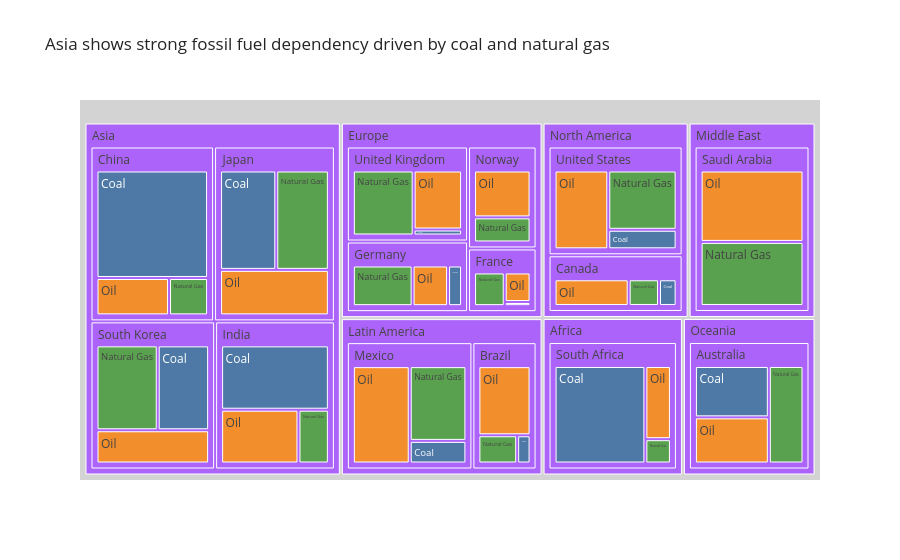

The code cell stored with this chart in its notebook:
### Markdown cell above
## Task 1 — Treemap: fossil fuel dependency by country

**What to build:** A treemap showing **fossil fuel TWh only**, broken down by Region → Country → Source (Coal / Oil / Natural Gas).

**Requirements:**
- Filter to fossil sources only before plotting
- Use `path=['Region', 'Country', 'Source']` for the hierarchy
- Colour encodes the fossil source type (Coal / Oil / Natural Gas) with a CVD-safe palette
- Show TWh values in labels — no percentages
- Grey out parent nodes (Region and Country level)
- Insight title naming which region or country is most fossil-dependent

> 💡 `df.loc[df['Source_Type'] == 'Fossil']`

### Code cell
# Task 1
# Filter fossil fuel data only
treemap_df = df[df['Source_Type'] == 'Fossil']

# Create treemap
fig = px.treemap(
    treemap_df,
    path=['Region', 'Country', 'Source'],
    values='TWh',
    color='Source',
    color_discrete_map={
        'Coal': '#4E79A7',
        'Oil': '#F28E2B',
        'Natural Gas': '#59A14F'
    },
    title='Asia shows strong fossil fuel dependency driven by coal and natural gas'
)

# Grey out parent nodes
fig.update_traces(
    root_color='lightgrey'
)

fig.update_layout(
    template='simple_white'
)

fig.show()

# Save chart
fig.write_image("task1_chart.png")

### Figure 1 — Plotly figure (JSON) as saved in the notebook; plotly's stock layout.template omitted (floating-point values rounded to 4 significant figures)
{"data": [{"branchvalues": "total", "customdata": [["(?)"], ["(?)"], ["(?)"], ["(?)"], ["(?)"], ["(?)"], ["(?)"], ["(?)"], ["(?)"], ["(?)"], ["(?)"], ["(?)"], ["(?)"], ["(?)"], ["(?)"], ["(?)"], ["(?)"], ["(?)"], ["(?)"], ["(?)"], ["(?)"], ["(?)"], ["Coal"], ["Coal"], ["Coal"], ["Coal"], ["Coal"], ["Coal"], ["Coal"], ["Coal"], ["Coal"], ["Coal"], ["Coal"], ["Coal"], ["Coal"], ["Natural Gas"], ["Natural Gas"], ["Natural Gas"], ["Natural Gas"], ["Natural Gas"], ["Natural Gas"], ["Natural Gas"], ["Natural Gas"], ["Natural Gas"], ["Natural Gas"], ["Natural Gas"], ["Natural Gas"], ["Natural Gas"], ["Natural Gas"], ["Natural Gas"], ["Oil"], ["Oil"], ["Oil"], ["Oil"], ["Oil"], ["Oil"], ["Oil"], ["Oil"], ["Oil"], ["Oil"], ["Oil"], ["Oil"], ["Oil"], ["Oil"], ["Oil"]], "domain": {"x": [0, 1], "y": [0, 1]}, "hovertemplate": "labels=%{label}<br>TWh=%{value}<br>parent=%{parent}<br>id=%{id}<br>Source=%{customdata[0]}<extra></extra>", "ids": ["Africa", "North America/United States", "Asia/China", "Europe/Germany", "Europe/France", "Europe/United Kingdom", "Asia/India", "Latin America/Brazil", "Oceania/Australia", "Middle East", "Asia/South Korea", "Asia/Japan", "Middle East/Saudi Arabia", "Africa/South Africa", "North America/Canada", "Latin America/Mexico", "North America", "Asia", "Europe", "Latin America", "Oceania", "Europe/Norway", "Latin America/Mexico/Coal", "North America/Canada/Coal", "Africa/South Africa/Coal", "Asia/South Korea/Coal", "North America/United States/Coal", "Latin America/Brazil/Coal", "Europe/France/Coal", "Asia/India/Coal", "Asia/Japan/Coal", "Asia/China/Coal", "Europe/Germany/Coal", "Europe/United Kingdom/Coal", "Oceania/Australia/Coal", "Europe/United Kingdom/Natural Gas", "Europe/Germany/Natural Gas", "Asia/India/Natural Gas", "Asia/Japan/Natural Gas", "Latin America/Brazil/Natural Gas", "Latin America/Mexico/Natural Gas", "North America/Canada/Natural Gas", "Africa/South Africa/Natural Gas", "Oceania/Australia/Natural Gas", "Middle East/Saudi Arabia/Natural Gas", "Europe/Norway/Natural Gas", "North America/United States/Natural Gas", "Asia/South Korea/Natural Gas", "Asia/China/Natural Gas", "Europe/France/Natural Gas", "Asia/China/Oil", "Europe/Germany/Oil", "North America/United States/Oil", "Asia/Japan/Oil", "Europe/United Kingdom/Oil", "Asia/India/Oil", "Latin America/Brazil/Oil", "Latin America/Mexico/Oil", "North America/Canada/Oil", "Oceania/Australia/Oil", "Africa/South Africa/Oil", "Europe/Norway/Oil", "Asia/South Korea/Oil", "Europe/France/Oil", "Middle East/Saudi Arabia/Oil"], "labels": ["Africa", "United States", "China", "Germany", "France", "United Kingdom", "India", "Brazil", "Australia", "Middle East", "South Korea", "Japan", "Saudi Arabia", "South Africa", "Canada", "Mexico", "North America", "Asia", "Europe", "Latin America", "Oceania", "Norway", "Coal", "Coal", "Coal", "Coal", "Coal", "Coal", "Coal", "Coal", "Coal", "Coal", "Coal", "Coal", "Coal", "Natural Gas", "Natural Gas", "Natural Gas", "Natural Gas", "Natural Gas", "Natural Gas", "Natural Gas", "Natural Gas", "Natural Gas", "Natural Gas", "Natural Gas", "Natural Gas", "Natural Gas", "Natural Gas", "Natural Gas", "Oil", "Oil", "Oil", "Oil", "Oil", "Oil", "Oil", "Oil", "Oil", "Oil", "Oil", "Oil", "Oil", "Oil", "Oil"], "marker": {"colors": ["#ab63fa", "#ab63fa", "#ab63fa", "#ab63fa", "#ab63fa", "#ab63fa", "#ab63fa", "#ab63fa", "#ab63fa", "#ab63fa", "#ab63fa", "#ab63fa", "#ab63fa", "#ab63fa", "#ab63fa", "#ab63fa", "#ab63fa", "#ab63fa", "#ab63fa", "#ab63fa", "#ab63fa", "#ab63fa", "#4E79A7", "#4E79A7", "#4E79A7", "#4E79A7", "#4E79A7", "#4E79A7", "#4E79A7", "#4E79A7", "#4E79A7", "#4E79A7", "#4E79A7", "#4E79A7", "#4E79A7", "#59A14F", "#59A14F", "#59A14F", "#59A14F", "#59A14F", "#59A14F", "#59A14F", "#59A14F", "#59A14F", "#59A14F", "#59A14F", "#59A14F", "#59A14F", "#59A14F", "#59A14F", "#F28E2B", "#F28E2B", "#F28E2B", "#F28E2B", "#F28E2B", "#F28E2B", "#F28E2B", "#F28E2B", "#F28E2B", "#F28E2B", "#F28E2B", "#F28E2B", "#F28E2B", "#F28E2B", "#F28E2B"]}, "name": "", "parents": ["", "North America", "Asia", "Europe", "Europe", "Europe", "Asia", "Latin America", "Oceania", "", "Asia", "Asia", "Middle East", "Africa", "North America", "Latin America", "", "", "", "", "", "Europe", "Latin America/Mexico", "North America/Canada", "Africa/South Africa", "Asia/South Korea", "North America/United States", "Latin America/Brazil", "Europe/France", "Asia/India", "Asia/Japan", "Asia/China", "Europe/Germany", "Europe/United Kingdom", "Oceania/Australia", "Europe/United Kingdom", "Europe/Germany", "Asia/India", "Asia/Japan", "Latin America/Brazil", "Latin America/Mexico", "North America/Canada", "Africa/South Africa", "Oceania/Australia", "Middle East/Saudi Arabia", "Europe/Norway", "North America/United States", "Asia/South Korea", "Asia/China", "Europe/France", "Asia/China", "Europe/Germany", "North America/United States", "Asia/Japan", "Europe/United Kingdom", "Asia/India", "Latin America/Brazil", "Latin America/Mexico", "North America/Canada", "Oceania/Australia", "Africa/South Africa", "Europe/Norway", "Asia/South Korea", "Europe/France", "Middle East/Saudi Arabia"], "root": {"color": "lightgrey"}, "type": "treemap", "values": [8620.0, 7318.0, 9660.0, 4191.0, 2137.0, 5638.0, 7930.0, 4187.0, 8142.0, 9671.0, 8252.0, 9442.0, 9671.0, 8620.0, 3813.0, 8189.0, 11130.0, 35280.0, 15390.0, 12380.0, 8142.0, 3421.0, 949.0, 550.0, 6727.0, 2706.0, 1015.0, 312.0, 120.0, 4319.0, 3347.0, 7168.0, 537.0, 230.0, 2919.0, 3139.0, 2293.0, 1018.0, 3130.0, 902.0, 3137.0, 948.0, 472.0, 2599.0, 4573.0, 1193.0, 3083.0, 3224.0, 872.0, 1160.0, 1620.0, 1361.0, 3220.0, 2965.0, 2269.0, 2593.0, 2973.0, 4103.0, 2315.0, 2624.0, 1421.0, 2228.0, 2322.0, 857.0, 5098.0]}], "layout": {"legend": {"tracegroupgap": 0}, "title": {"text": "Asia shows strong fossil fuel dependency driven by coal and natural gas"}}}
